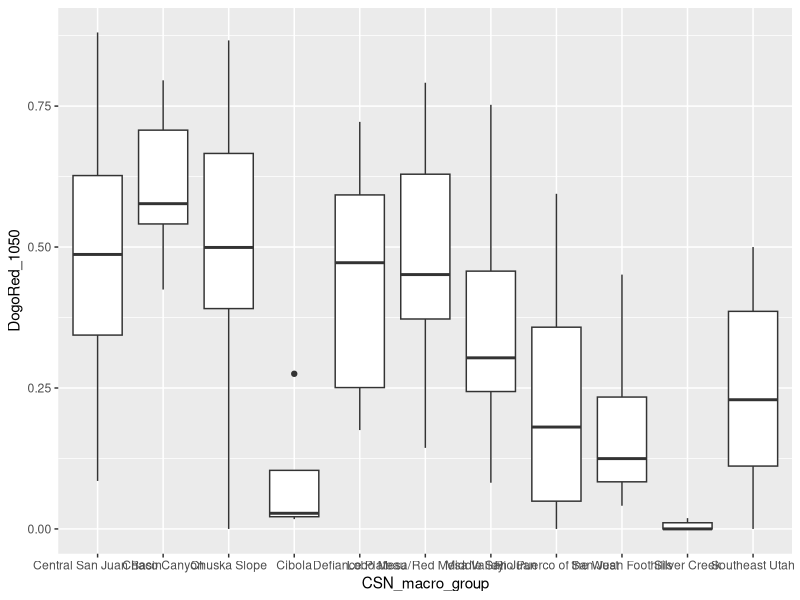
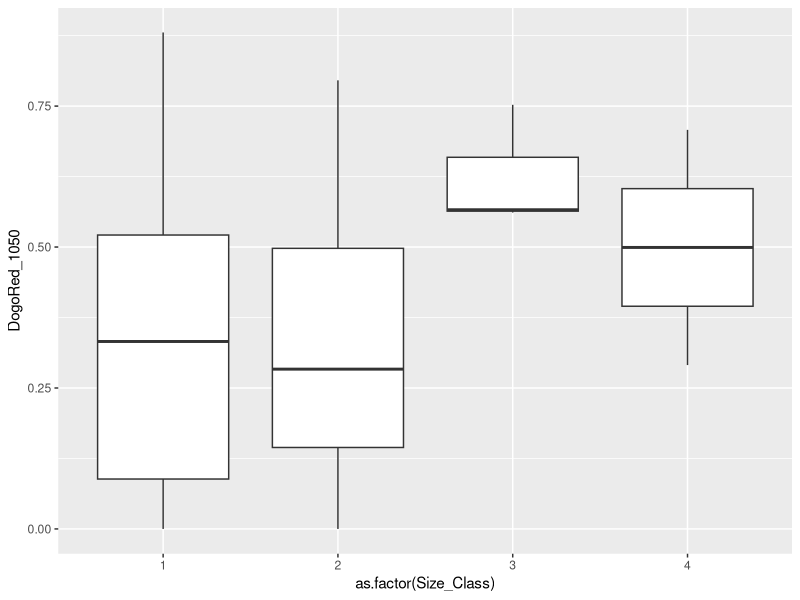

Here is the R script that generated these plots, in order:
library(tidyverse)

### Read in data files
types <- read.csv('types.csv',header=T)
site_attr <- read.csv('sites.csv',header=T)
dat <- read.csv('Apportioning.csv',header=T,row.names=1)

### filter input to only include painted ceramics with specific type designations
dat <- dat %>%
  left_join(types, by=c('Type' = 'SWSN_Type')) %>%
  filter(Include!=0)

### Summarize total painted ceramic type count by Site for the 1050-1100 interval
Ceramics_1050 <- dat %>%
  group_by(Site) %>%
  summarize(Painted_1050 = sum(P1050,P1075)) 

### Summarize Dogoszhi style painted ceramic types count by Site for the 1050-1100 interval
Dogoszhi_1050 <- dat %>%
  filter(Dogoszhi == 1) %>%
  group_by(Site) %>%
  summarize(Dogoszhi_1050 = sum(P1050,P1075))

### Summarize Black Mesa style painted ceramic types count by Site for the 1050-1100 interval
BlackMesa_1050 <- dat %>%
  filter(Black.Mesa == 1) %>%
  group_by(Site) %>%
  summarize(BlackMesa_1050 = sum(P1050,P1075))

### Summarize Mancos Black-on-white count by Site for the 1050-1100 interval
Mancos_1050 <- dat %>%
  filter(Type == 'Mancos Black-on-white') %>%
  group_by(Site) %>%
  summarize(Mancos_1050 = sum(P1050,P1075))

### Join results into a single object and filter for sites with greater than or equal to 20 sherds
Ceramics_1050 <- Ceramics_1050 %>%
  left_join(Dogoszhi_1050) %>%
  replace_na(list(Dogoszhi_1050 = 0))
Ceramics_1050 <- Ceramics_1050 %>%
  left_join(BlackMesa_1050) %>%
  replace_na(list(BlackMesa_1050 = 0))
Ceramics_1050 <- Ceramics_1050 %>%
  left_join(Mancos_1050) %>%
  replace_na(list(Mancos_1050 = 0)) %>%
  filter(Painted_1050 >= 0)


### Add variables with Proportions
Ceramics_1050 <- Ceramics_1050 %>% 
  mutate(DogoProp_1050 = Dogoszhi_1050/Painted_1050) %>%
  mutate(BMProp_1050 = BlackMesa_1050/Painted_1050) %>%
  mutate(DogoRed_1050 = (Dogoszhi_1050-(Mancos_1050*0.5))/Painted_1050) # reduce Dogoszhi by proportion of Mancos Black-on-white

Ceramics_1050 <- Ceramics_1050 %>%
  left_join(site_attr, by=c('Site' = 'SWSN_Site'))

Ceramics_1050 %>% 
  filter(CSN_macro_group %in% c('Central San Juan Basin','Chaco Canyon','Chuska Slope','Lobo Mesa/Red Mesa Valley','Defiance Plateau',
                                'Cibola','Middle San Juan','Rio Puerco of the West','San Juan Foothills','Silver Creek','Southeast Utah')) %>%
  ggplot(aes(y=DogoRed_1050,x=CSN_macro_group)) +
  geom_boxplot()



Ceramics_1050 %>% 
  filter(Size_Class >0) %>%
  ggplot(aes(y=DogoRed_1050,x=as.factor(Size_Class))) +
  geom_boxplot()
